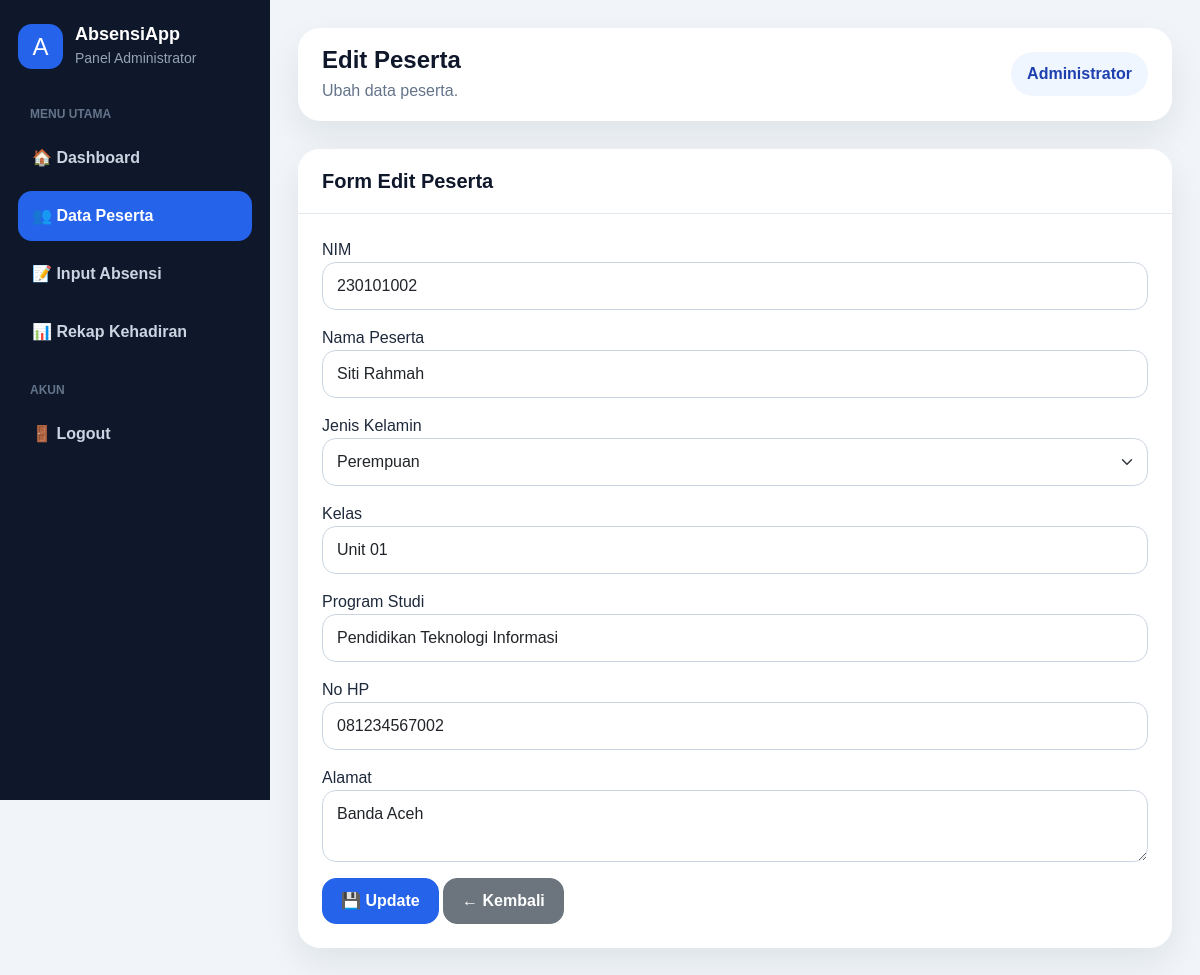
The page /edit_peserta.php?id=2 on the database its author committed.
### tables this page shows
CREATE TABLE `peserta` (
  `id_peserta` int(11) NOT NULL,
  `nim` varchar(30) NOT NULL,
  `nama_peserta` varchar(100) NOT NULL,
  `jenis_kelamin` enum('L','P') NOT NULL,
  `kelas` varchar(50) NOT NULL,
  `prodi` varchar(100) DEFAULT NULL,
  `no_hp` varchar(20) DEFAULT NULL,
  `alamat` text DEFAULT NULL,
  `status_peserta` enum('aktif','nonaktif') DEFAULT 'aktif',
  `created_at` timestamp NOT NULL DEFAULT current_timestamp()
);

### edit_peserta.php (the view, shortened to what this page needs)
<?php
require_once 'koneksi.php';
$id = $_GET['id'];
$data = mysqli_query($conn,"SELECT * FROM peserta WHERE id_peserta='$id'");
$p = mysqli_fetch_assoc($data);
?>
<!DOCTYPE html>
<html lang="id">
<head>
<link href="https://cdn.jsdelivr.net/npm/bootstrap@5.3.8/dist/css/bootstrap.min.css" rel="stylesheet">
<link rel="stylesheet" href="assets/css/style.css">
</head>
<body>
<div class="app-layout">
<aside class="sidebar">
<div class="logo">
<div class="logo-box">A</div>
<div>
<h4>AbsensiApp</h4>
<small>Panel Administrator</small>
</div>
</div>
<div class="menu-label">Menu Utama</div>
<ul class="nav-menu">
<li><a href="dashboard.php">🏠 Dashboard</a></li>
<li><a href="peserta.php" class="active">👥 Data Peserta</a></li>
<li><a href="absensi.php">📝 Input Absensi</a></li>
<li><a href="rekap.php">📊 Rekap Kehadiran</a></li>
</ul>
<div class="menu-label">Akun</div>
<ul class="nav-menu">
<li><a href="logout.php">🚪 Logout</a></li>
</ul>
</aside>
<main class="main-content">
<div class="topbar">
<div>
<h2>Edit Peserta</h2>
<p>Ubah data peserta.</p>
</div>
<div class="user-pill">
Administrator
</div>
</div>
<div class="content-card">
<div class="card-header">
<h5>Form Edit Peserta</h5>
</div>
<div class="card-body">
<form method="post">
<div class="mb-3">
<label>NIM</label>
<input type="text" class="form-control" name="nim"
value="<?= $p['nim']; ?>" required>
</div>
<div class="mb-3">
<label>Nama Peserta</label>
<input type="text" class="form-control"
name="nama_peserta"
value="<?= $p['nama_peserta']; ?>" required>
</div>
<div class="mb-3">
<label>Jenis Kelamin</label>
<select class="form-select" name="jenis_kelamin">
<option value="P"
<?= $p['jenis_kelamin']=="P" ? "selected":"";?>>
Perempuan
</option>
</select>
</div>
<div class="mb-3">
<label>Kelas</label>
<input type="text"
class="form-control"
name="kelas"
value="<?= $p['kelas']; ?>">
</div>
<div class="mb-3">
<label>Program Studi</label>
<input type="text"
class="form-control"
name="prodi"
value="<?= $p['prodi']; ?>">
</div>
<div class="mb-3">
<label>No HP</label>
<input type="text"
class="form-control"
name="no_hp"
value="<?= $p['no_hp']; ?>">
</div>
<div class="mb-3">
<label>Alamat</label>
<textarea class="form-control"
name="alamat"><?= $p['alamat']; ?></textarea>
</div>
<button class="btn btn-primary" name="update">
💾 Update
</button>
<a href="peserta.php" class="btn btn-secondary">
← Kembali
</a>
</form>
</div>
</div>
</main>
</div>
</body>
</html>

### assets/css/style.css (style rules this page uses)
:root { --primary: #2563eb; --primary-dark: #1e40af; --secondary: #64748b; --success: #16a34a; --warning: #f59e0b; --danger: #dc2626; --info: #0891b2; --dark: #0f172a; --light: #f8fafc; --soft-blue: #eff6ff; --border: #e2e8f0; --card-shadow: 0 15px 35px rgba(15, 23, 42, 0.08); }
* { box-sizing: border-box; }
body { font-family: Arial, Helvetica, sans-serif; background: #f1f5f9; color: #1e293b; margin: 0; }
a { text-decoration: none; }
.app-layout { display: flex; min-height: 100vh; }
.sidebar { width: 270px; background: #0f172a; color: white; padding: 24px 18px; position: fixed; min-height: 100vh; }
.sidebar .logo { display: flex; align-items: center; gap: 12px; margin-bottom: 35px; }
.logo-box { width: 45px; height: 45px; border-radius: 14px; background: #2563eb; display: flex; align-items: center; justify-content: center; font-size: 24px; }
.sidebar .logo h4 { margin: 0; font-size: 18px; font-weight: 800; }
.sidebar .logo small { color: #94a3b8; }
.menu-label { color: #64748b; font-size: 12px; text-transform: uppercase; font-weight: 700; margin: 24px 12px 10px; }
.nav-menu { list-style: none; padding: 0; margin: 0; }
.nav-menu li { margin-bottom: 8px; }
.nav-menu a { color: #cbd5e1; display: flex; align-items: center; gap: 12px; padding: 13px 14px; border-radius: 14px; font-weight: 600; transition: 0.2s ease; }
.nav-menu a:hover, .nav-menu a.active { background: #2563eb; color: white; }
.main-content { margin-left: 270px; width: calc(100% - 270px); padding: 28px; }
.topbar { background: white; border-radius: 22px; padding: 18px 24px; box-shadow: var(--card-shadow); display: flex; align-items: center; justify-content: space-between; margin-bottom: 28px; }
.topbar h2 { font-weight: 800; font-size: 24px; margin: 0; color: var(--dark); }
.topbar p { margin: 4px 0 0; color: var(--secondary); }
.user-pill { background: var(--soft-blue); color: var(--primary-dark); border-radius: 50px; padding: 10px 16px; font-weight: 700; }
.content-card { background: white; border-radius: 22px; box-shadow: var(--card-shadow); border: 0; overflow: hidden; }
.content-card .card-header { background: white; border-bottom: 1px solid var(--border); padding: 20px 24px; }
.content-card .card-header h5 { margin: 0; font-weight: 800; color: var(--dark); }
.content-card .card-body { padding: 24px; }
.form-control, .form-select { border-radius: 14px; border-color: #cbd5e1; padding: 11px 14px; }
.btn { border-radius: 14px; font-weight: 700; padding: 10px 18px; }
.btn-primary { background: var(--primary); border-color: var(--primary); }

### rows shown on the page
peserta: nim "230101002", nama_peserta "Siti Rahmah", jenis_kelamin "Perempuan", kelas "Unit 01", prodi "Pendidikan Teknologi Informasi", no_hp "081234567002", alamat "Banda Aceh"
